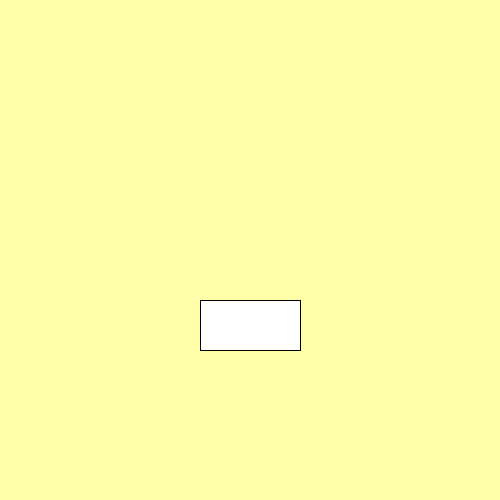
Frame 1 (no input)
Frame 60 (the mouse pressed at the canvas centre just before this capture): identical to frame 1, image omitted
Frame 120 (the mouse held since frame 60 and released just before this capture): identical to frame 1, image omitted

The Processing sketch that drew this single still picture (run headless with seeded random() and noise(); from frame 60 on, the mouse is pressed at the canvas centre):

// Processing sketch: week01_4_void_keyPressed_void_keyReleased
// ── week01_4_void_keyPressed_void_keyReleased.pde
// week01_4_void_keyPressed_void_keyReleased
void setup(){
  size(500,500); 
}
int x = 200,y = 300, dx = 0,dy = 0; // 座標
void draw(){
  background(#FFFFAA); // 淡黃色
  rect(x,y,100,50);
  // 沒辦法同時按兩個鍵
  x += dx; //if(keyPressed && keyCode==LEFT) x-=5;
  y += dy; //if(keyPressed && keyCode==UP) y-=5;
} // 使用方向鍵,移動方塊
void keyPressed(){ // 按下鍵的時候
  if(keyCode==LEFT) dx = -3;
  if(keyCode==RIGHT) dx = +3;
  if(keyCode==UP) dy = -3;
  if(keyCode==DOWN) dy = +3;
}
void keyReleased(){ // 放開鍵的時候
  if(keyCode==LEFT) dx = 0;
  if(keyCode==RIGHT) dx = 0;
  if(keyCode==UP) dy = 0;
  if(keyCode==DOWN) dy = 0;
}
